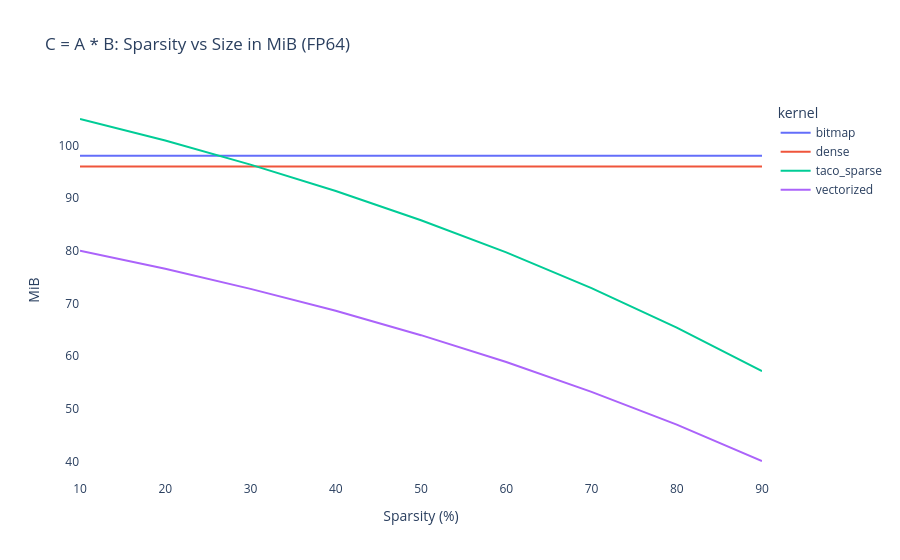

The cell this chart's notebook holds for it:
### Code cell
fig = px.line(filtered, 
              x='sparsity', 
              y='mb', 
              color='kernel',
              title='C = A * B: Sparsity vs Size in MiB (FP64)',
              labels={'sparsity': 'Sparsity (%)', 'mb': 'MiB'})
fig.update_layout(plot_bgcolor='white')
fig.show()

### Figure 1 — Plotly figure (JSON) as saved in the notebook; plotly's stock layout.template omitted (floating-point values rounded to 4 significant figures)
{"data": [{"hovertemplate": "kernel=bitmap<br>Sparsity (%)=%{x}<br>MiB=%{y}<extra></extra>", "legendgroup": "bitmap", "line": {"color": "#636efa", "dash": "solid"}, "marker": {"symbol": "circle"}, "mode": "lines", "name": "bitmap", "orientation": "v", "showlegend": true, "type": "scatter", "x": [10, 20, 30, 40, 50, 60, 70, 80, 90], "xaxis": "x", "y": [98.0, 98.0, 98.0, 98.0, 98.0, 98.0, 98.0, 98.0, 98.0], "yaxis": "y"}, {"hovertemplate": "kernel=dense<br>Sparsity (%)=%{x}<br>MiB=%{y}<extra></extra>", "legendgroup": "dense", "line": {"color": "#EF553B", "dash": "solid"}, "marker": {"symbol": "circle"}, "mode": "lines", "name": "dense", "orientation": "v", "showlegend": true, "type": "scatter", "x": [10, 20, 30, 40, 50, 60, 70, 80, 90], "xaxis": "x", "y": [96.0, 96.0, 96.0, 96.0, 96.0, 96.0, 96.0, 96.0, 96.0], "yaxis": "y"}, {"hovertemplate": "kernel=taco_sparse<br>Sparsity (%)=%{x}<br>MiB=%{y}<extra></extra>", "legendgroup": "taco_sparse", "line": {"color": "#00cc96", "dash": "solid"}, "marker": {"symbol": "circle"}, "mode": "lines", "name": "taco_sparse", "orientation": "v", "showlegend": true, "type": "scatter", "x": [10, 20, 30, 40, 50, 60, 70, 80, 90], "xaxis": "x", "y": [105.0, 100.9, 96.34, 91.33, 85.8, 79.69, 72.9, 65.42, 57.15], "yaxis": "y"}, {"hovertemplate": "kernel=vectorized<br>Sparsity (%)=%{x}<br>MiB=%{y}<extra></extra>", "legendgroup": "vectorized", "line": {"color": "#ab63fa", "dash": "solid"}, "marker": {"symbol": "circle"}, "mode": "lines", "name": "vectorized", "orientation": "v", "showlegend": true, "type": "scatter", "x": [10, 20, 30, 40, 50, 60, 70, 80, 90], "xaxis": "x", "y": [79.98, 76.57, 72.77, 68.6, 63.99, 58.9, 53.24, 47.0, 40.12], "yaxis": "y"}], "layout": {"legend": {"title": {"text": "kernel"}, "tracegroupgap": 0}, "plot_bgcolor": "white", "title": {"text": "C = A * B: Sparsity vs Size in MiB (FP64)"}, "xaxis": {"anchor": "y", "domain": [0, 1], "title": {"text": "Sparsity (%)"}}, "yaxis": {"anchor": "x", "domain": [0, 1], "title": {"text": "MiB"}}}}
